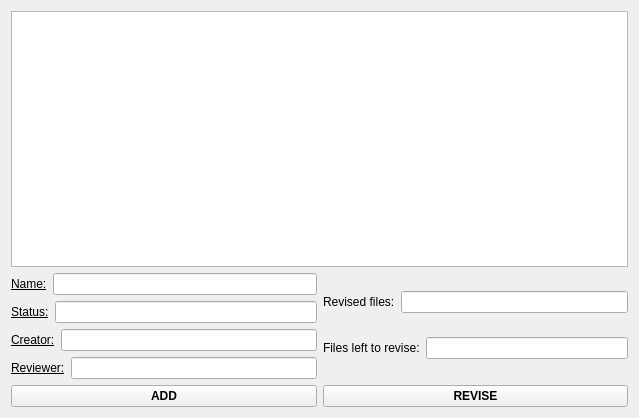
<?xml version="1.0" encoding="UTF-8"?>
<ui version="4.0">
 <class>GUI</class>
 <widget class="QWidget" name="GUI">
  <property name="geometry">
   <rect>
    <x>0</x>
    <y>0</y>
    <width>639</width>
    <height>418</height>
   </rect>
  </property>
  <property name="windowTitle">
   <string>GUI</string>
  </property>
  <layout class="QGridLayout" name="gridLayout_2">
   <item row="0" column="0" colspan="2">
    <widget class="QListWidget" name="filesListWidget"/>
   </item>
   <item row="1" column="0">
    <layout class="QVBoxLayout" name="verticalLayout">
     <item>
      <layout class="QHBoxLayout" name="horizontalLayout">
       <item>
        <widget class="QLabel" name="nameLabel">
         <property name="font">
          <font>
           <underline>true</underline>
          </font>
         </property>
         <property name="text">
          <string>Name:</string>
         </property>
        </widget>
       </item>
       <item>
        <widget class="QLineEdit" name="nameLineEdit"/>
       </item>
      </layout>
     </item>
     <item>
      <layout class="QHBoxLayout" name="horizontalLayout_2">
       <item>
        <widget class="QLabel" name="statusLabel">
         <property name="font">
          <font>
           <underline>true</underline>
          </font>
         </property>
         <property name="text">
          <string>Status:</string>
         </property>
        </widget>
       </item>
       <item>
        <widget class="QLineEdit" name="statusLineEdit"/>
       </item>
      </layout>
     </item>
     <item>
      <layout class="QHBoxLayout" name="horizontalLayout_3">
       <item>
        <widget class="QLabel" name="creatorLabel">
         <property name="font">
          <font>
           <underline>true</underline>
          </font>
         </property>
         <property name="text">
          <string>Creator:</string>
         </property>
        </widget>
       </item>
       <item>
        <widget class="QLineEdit" name="cretaorLineEdit"/>
       </item>
      </layout>
     </item>
     <item>
      <layout class="QHBoxLayout" name="horizontalLayout_4">
       <item>
        <widget class="QLabel" name="reviewerLabel">
         <property name="font">
          <font>
           <underline>true</underline>
          </font>
         </property>
         <property name="text">
          <string>Reviewer:</string>
         </property>
        </widget>
       </item>
       <item>
        <widget class="QLineEdit" name="reviewerLineEdit"/>
       </item>
      </layout>
     </item>
    </layout>
   </item>
   <item row="1" column="1">
    <layout class="QVBoxLayout" name="verticalLayout_2">
     <item>
      <layout class="QHBoxLayout" name="horizontalLayout_5">
       <item>
        <widget class="QLabel" name="revisedFilesLabel">
         <property name="text">
          <string>Revised files:</string>
         </property>
        </widget>
       </item>
       <item>
        <widget class="QLineEdit" name="revisedFilesLineEdit"/>
       </item>
      </layout>
     </item>
     <item>
      <layout class="QHBoxLayout" name="horizontalLayout_6">
       <item>
        <widget class="QLabel" name="leftToReviseLabel">
         <property name="text">
          <string>Files left to revise:</string>
         </property>
        </widget>
       </item>
       <item>
        <widget class="QLineEdit" name="leftToReviseLineEdit">
         <property name="clearButtonEnabled">
          <bool>false</bool>
         </property>
        </widget>
       </item>
      </layout>
     </item>
    </layout>
   </item>
   <item row="2" column="0" colspan="2">
    <layout class="QGridLayout" name="gridLayout">
     <item row="0" column="0">
      <widget class="QPushButton" name="addPushButton">
       <property name="font">
        <font>
         <bold>true</bold>
        </font>
       </property>
       <property name="text">
        <string>ADD</string>
       </property>
      </widget>
     </item>
     <item row="0" column="1">
      <widget class="QPushButton" name="revisePushButton">
       <property name="font">
        <font>
         <bold>true</bold>
        </font>
       </property>
       <property name="text">
        <string>REVISE</string>
       </property>
      </widget>
     </item>
    </layout>
   </item>
  </layout>
 </widget>
 <resources/>
 <connections/>
</ui>
